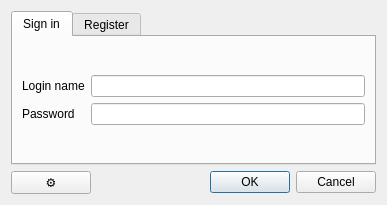
<?xml version="1.0" encoding="UTF-8"?>
<ui version="4.0">
 <class>loginDialog</class>
 <widget class="QDialog" name="loginDialog">
  <property name="windowModality">
   <enum>Qt::ApplicationModal</enum>
  </property>
  <property name="geometry">
   <rect>
    <x>0</x>
    <y>0</y>
    <width>383</width>
    <height>205</height>
   </rect>
  </property>
  <property name="windowTitle">
   <string>Authentification</string>
  </property>
  <property name="windowOpacity">
   <double>1.000000000000000</double>
  </property>
  <layout class="QVBoxLayout" name="verticalLayout">
   <item>
    <widget class="QTabWidget" name="loginTabWidget">
     <property name="minimumSize">
      <size>
       <width>365</width>
       <height>0</height>
      </size>
     </property>
     <property name="maximumSize">
      <size>
       <width>16777215</width>
       <height>234</height>
      </size>
     </property>
     <property name="currentIndex">
      <number>0</number>
     </property>
     <widget class="QWidget" name="signInTab">
      <attribute name="title">
       <string>Sign in</string>
      </attribute>
      <layout class="QVBoxLayout" name="verticalLayout_2">
       <item>
        <layout class="QFormLayout" name="formSignInLayout">
         <property name="sizeConstraint">
          <enum>QLayout::SetMinimumSize</enum>
         </property>
         <property name="formAlignment">
          <set>Qt::AlignLeading|Qt::AlignLeft|Qt::AlignVCenter</set>
         </property>
         <item row="0" column="0">
          <widget class="QLabel" name="loginLabel">
           <property name="text">
            <string>Login name</string>
           </property>
          </widget>
         </item>
         <item row="0" column="1">
          <widget class="QLineEdit" name="loginLineEdit"/>
         </item>
         <item row="1" column="0">
          <widget class="QLabel" name="passwordLabel">
           <property name="text">
            <string>Password</string>
           </property>
          </widget>
         </item>
         <item row="1" column="1">
          <widget class="QLineEdit" name="passwordLineEdit">
           <property name="inputMethodHints">
            <set>Qt::ImhHiddenText|Qt::ImhNoAutoUppercase|Qt::ImhNoPredictiveText|Qt::ImhSensitiveData</set>
           </property>
           <property name="echoMode">
            <enum>QLineEdit::Password</enum>
           </property>
          </widget>
         </item>
        </layout>
       </item>
      </layout>
     </widget>
     <widget class="QWidget" name="registerTab">
      <attribute name="title">
       <string>Register</string>
      </attribute>
      <layout class="QVBoxLayout" name="verticalLayout_3">
       <item>
        <layout class="QFormLayout" name="formRegisterLayout">
         <property name="sizeConstraint">
          <enum>QLayout::SetMinimumSize</enum>
         </property>
         <item row="0" column="0">
          <widget class="QLabel" name="loginNameLabel">
           <property name="text">
            <string>Login name</string>
           </property>
          </widget>
         </item>
         <item row="0" column="1">
          <widget class="QLineEdit" name="loginNameLineEdit"/>
         </item>
         <item row="1" column="0">
          <widget class="QLabel" name="passwordRegisterLabel">
           <property name="text">
            <string>Password</string>
           </property>
          </widget>
         </item>
         <item row="1" column="1">
          <widget class="QLineEdit" name="passwordRegisterLineEdit">
           <property name="inputMethodHints">
            <set>Qt::ImhHiddenText|Qt::ImhNoAutoUppercase|Qt::ImhNoPredictiveText|Qt::ImhSensitiveData</set>
           </property>
           <property name="echoMode">
            <enum>QLineEdit::Password</enum>
           </property>
          </widget>
         </item>
         <item row="2" column="0">
          <widget class="QLabel" name="displayNameLabel">
           <property name="text">
            <string>Display name</string>
           </property>
          </widget>
         </item>
         <item row="2" column="1">
          <widget class="QLineEdit" name="displayNameLineEdit"/>
         </item>
         <item row="3" column="0">
          <widget class="QLabel" name="eMailLabel">
           <property name="text">
            <string>E-Mail</string>
           </property>
          </widget>
         </item>
         <item row="3" column="1">
          <widget class="QLineEdit" name="eMailLineEdit">
           <property name="inputMethodHints">
            <set>Qt::ImhEmailCharactersOnly</set>
           </property>
          </widget>
         </item>
        </layout>
       </item>
      </layout>
     </widget>
    </widget>
   </item>
   <item>
    <layout class="QHBoxLayout" name="bottomHorizontalLayout">
     <item>
      <widget class="QPushButton" name="settingsPushButton">
       <property name="text">
        <string>⚙</string>
       </property>
      </widget>
     </item>
     <item>
      <spacer name="bottomHorizontalSpacer">
       <property name="orientation">
        <enum>Qt::Horizontal</enum>
       </property>
       <property name="sizeHint" stdset="0">
        <size>
         <width>40</width>
         <height>20</height>
        </size>
       </property>
      </spacer>
     </item>
     <item>
      <widget class="QPushButton" name="okPushButton">
       <property name="text">
        <string>OK</string>
       </property>
       <property name="default">
        <bool>true</bool>
       </property>
      </widget>
     </item>
     <item>
      <widget class="QPushButton" name="cancelPushButton">
       <property name="text">
        <string>Cancel</string>
       </property>
      </widget>
     </item>
    </layout>
   </item>
  </layout>
 </widget>
 <resources/>
 <connections/>
</ui>
